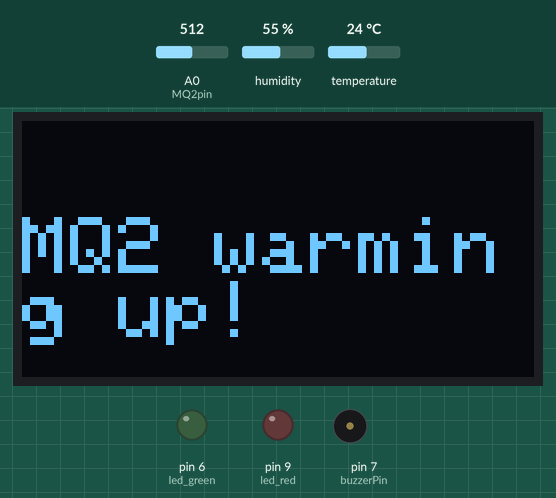
Simulated run of this sketch. Board: Arduino Mega 2560, built with avr-gcc and run on an emulated ATmega2560. Parts: 128×64 one-colour display, output pins drawn as LEDs (lit = HIGH), buzzer (waves = sounding). The test bench sets the inputs (shaded band); at power-on: A0 (MQ2pin) = 512, humidity 55 %, temperature 24 °C. The modem accepts every AT command (registered, SIM ready, sends succeed) and sends nothing else; what the sketch prints to the serial monitor is not drawn.

Above: at 0.1 s.
At 28.2 s:
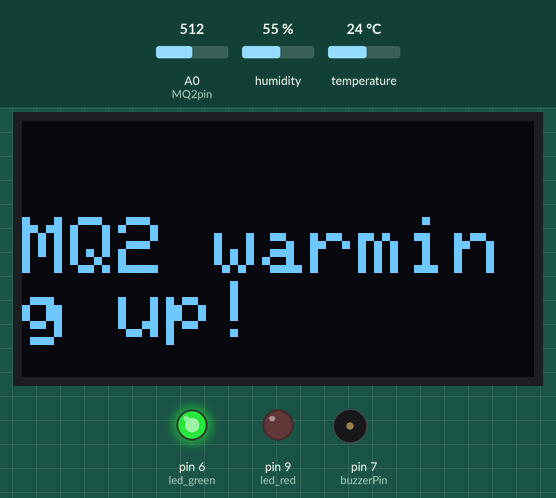
At 31.2 s:
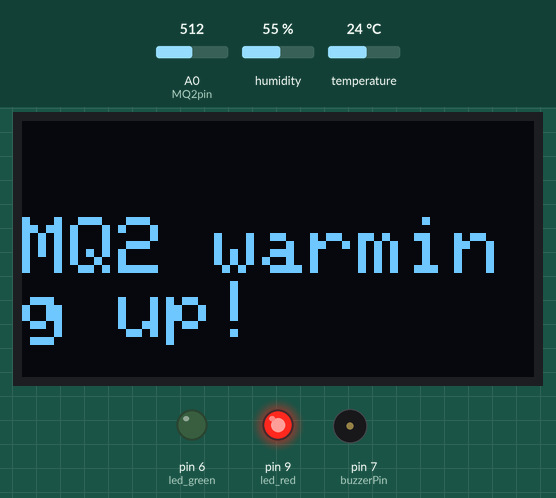
At 37.1 s:
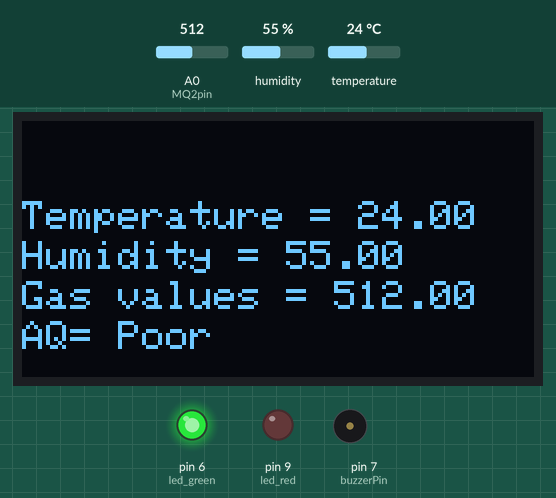
At 74.8 s:
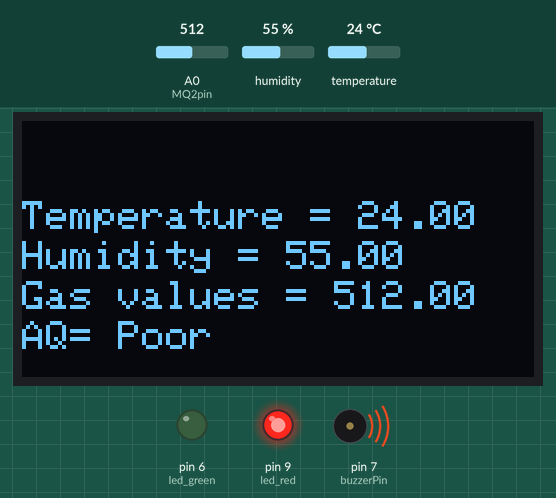
At 123.0 s:
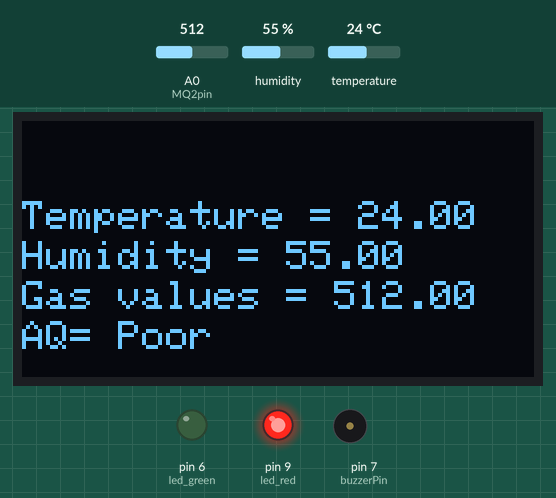
Timing chart, 0 to 130.0 s (numbered marks = the images above):
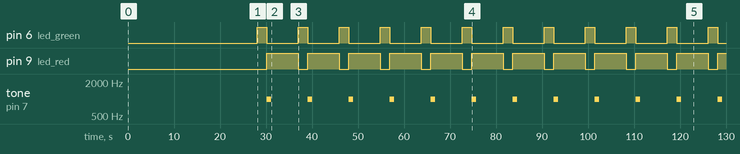

The sketch:

airqualitymonitor.ino
```cpp
#include <SPI.h>
#include <Wire.h>
#include <Adafruit_GFX.h>
#include <Adafruit_SSD1306.h>

#define SCREEN_WIDTH 128 // OLED display width, in pixels
#define SCREEN_HEIGHT 64 // OLED display height, in pixels

// Declaration for SSD1306 display connected using I2C
#define OLED_RESET     -1 // Reset pin # (or -1 if sharing Arduino reset pin)
#define SCREEN_ADDRESS 0x3C
Adafruit_SSD1306 display(SCREEN_WIDTH, SCREEN_HEIGHT, &Wire, OLED_RESET);


// DHT11 Setup
#include <dht.h>        // Include library
#define outPin 8        // Defines pin number to which the sensor is connected
dht DHT;                // Creates a DHT object

float temperature;
float humidity;
int readData;
char* AIRQUALITY = "Good";

// MQ2 Setup
#define UpperThreshold 400
#define LowerThreshold 200
#define MQ2pin 0
float gasValue;  //variable to store sensor value

// LED AND BUZZER SETUP
#define led_red 9
#define led_green 6
const int buzzerPin = 7;

// GSM SETUP
#include <SoftwareSerial.h>
#define rxPin 52
#define txPin 53

#define DELAY_MS 1000
#define GSM_DELAY_MS 2000
#define RESPONSE_TIMEOUT_MS 2000
#define GPRS_RESPONSE_TIMEOUT_MS 30000
#define DISCONNECT_TIMEOUT_MS 60000

SoftwareSerial SIM800(rxPin, txPin);

// THINGSPEAK SETUP
const char* APN = "internet";
const char* USER = "";
const char* PASS = "";
const char* THINGSPEAK_HOST = "api.thingspeak.com";
const int THINGSPEAK_PORT = 80;
const char* API_KEY = "SP6RAVTX6EDCHRA1";

// Prototypes
void initializeGSM();
void establishGPRSConnection();
boolean endGPRSConnection();
boolean isGPRSConnected();
boolean waitForExpectedResponse(const char* expectedAnswer = "OK", unsigned int timeout = RESPONSE_TIMEOUT_MS);
void connectToThingSpeak();
void sendDataToThingSpeak(float temperature, float humidity, int gasValue);
void disconnectFromThingSpeak();
void handleThingSpeak(float temperature, float humidity, int gasValue);

void setup()
{
  Serial.begin(9600);

  // initialize the OLED object
  if(!display.begin(SSD1306_SWITCHCAPVCC, SCREEN_ADDRESS)) {
    Serial.println(F("SSD1306 allocation failed"));
    for(;;); // Don't proceed, loop forever
  }

  // LED AND BUZZER
  pinMode(led_red, OUTPUT);
  pinMode(led_green, OUTPUT);
  // Set the buzzer pin as an output
  pinMode(buzzerPin, OUTPUT);

  // Clear the buffer.
  display.clearDisplay();

  // Prompt warming up session on OLED
  display.setTextColor(WHITE);
  display.setCursor(0,24);
  display.setTextSize(2);
  display.print("MQ2 warming up!");
  display.display();
	delay(20000); // allow the MQ2 to warm up
  display.clearDisplay();

  // INITIALIZE GSM
  SIM800.begin(9600);
  Serial.println("Initializing SIM800...");
  initializeGSM();
}

void loop() {
  // put your main code here, to run repeatedly:
  lightLEDS();
  getTempHumidity();
  getGasValues();
  displayOLEDValues();
  handleThingSpeak(temperature, humidity, gasValue);
}

// ************************ LEDS *****************************************************

void lightLEDS(){
  digitalWrite(led_red, LOW);
  digitalWrite(led_green, HIGH);
}

// ************************ OLED *****************************************************
void displayOLEDValues(){
  display.setTextColor(WHITE);
  display.setCursor(0,20);
  display.setTextSize(1);
  display.print("Temperature = ");
	display.print(temperature);
	//Serial.print((t*9.0)/5.0+32.0);        // Convert celsius to fahrenheit
	//Serial.println("°F ");
  display.display();
  // HUMIDITY
  display.setTextColor(WHITE);
  display.setCursor(0,30);
  display.setTextSize(1);
	display.print("Humidity = ");
	display.print(humidity);
  display.display();
  // GAS SENSOR
  display.setTextColor(WHITE);
  display.setCursor(0,40);
  display.setTextSize(1);
  display.print("Gas values = ");
	display.print(gasValue);
  display.display();
  // AIRQUALITY STATUS
  display.setTextColor(WHITE);
  display.setCursor(0,50);
  display.setTextSize(1);
  display.print("AQ= ");
	display.print(AIRQUALITY);
  display.display();

  // Clear the buffer.
  display.clearDisplay();
}


// ************************ TEMPERATURE AND HUMIDITY *****************************************************

void getTempHumidity(){
  readData = DHT.read11(outPin);

	temperature = DHT.temperature;        // Read temperature
	humidity = DHT.humidity;           // Read humidity

	Serial.print("Temperature = ");
	Serial.print(temperature);
	Serial.print("°C | ");
	Serial.print((temperature*9.0)/5.0+32.0);        // Convert celsius to fahrenheit
	Serial.println("°F ");
	Serial.print("Humidity = ");
	Serial.print(humidity);
	Serial.println("% ");
	Serial.println("");

	delay(2000); // wait two seconds
}

// ************************ MQ2 GAS SENSOR *****************************************************
void getGasValues(){
  gasValue = analogRead(MQ2pin); // read analog input pin 0

  Serial.print("Sensor Value: ");
  Serial.print(gasValue);

  if(gasValue < LowerThreshold)
  {
    AIRQUALITY = "Good";
    Serial.print(" | Air: Good Quality!");

  }
  else if(gasValue > LowerThreshold && gasValue < UpperThreshold)
  {
    AIRQUALITY = "Moderate";
    Serial.print(" | Air: Moderate Quality!");

  }
  else
  {
    AIRQUALITY = "Poor";
    Serial.print(" | Air: Poor Quality!");
    digitalWrite(led_red, HIGH);
    digitalWrite(led_green, LOW);

    // Produce a tone of 1000Hz for 500 milliseconds (0.5 seconds)
    tone(buzzerPin, 1000);
    delay(1000);
    // Stop the tone for 500 milliseconds (0.5 seconds)
    noTone(buzzerPin);
    delay(500);
  }

  Serial.println("");
  delay(2000); // wait 2s for next reading
}

// ************************ GSM AND THINGSPEAK *****************************************************
void initializeGSM() {
  SIM800.println("AT");
  waitForExpectedResponse();
  delay(GSM_DELAY_MS);
  SIM800.println("AT+CPIN?");
  waitForExpectedResponse("+CPIN: READY");
  delay(GSM_DELAY_MS);
  SIM800.println("AT+CFUN=1");
  waitForExpectedResponse();
  delay(GSM_DELAY_MS);
  SIM800.println("AT+CREG?");
  waitForExpectedResponse("+CREG: 0,");
  delay(GSM_DELAY_MS);
}

void establishGPRSConnection() {
  SIM800.println("AT+SAPBR=3,1,\"Contype\",\"GPRS\"");
  waitForExpectedResponse();
  delay(GSM_DELAY_MS);
  SIM800.println("AT+SAPBR=3,1,\"APN\",\"" + String(APN) + "\"");
  waitForExpectedResponse();
  delay(GSM_DELAY_MS);
  if (USER != "") {
    SIM800.println("AT+SAPBR=3,1,\"USER\",\"" + String(USER) + "\"");
    waitForExpectedResponse();
    delay(GSM_DELAY_MS);
  }
  if (PASS != "") {
    SIM800.println("AT+SAPBR=3,1,\"PWD\",\"" + String(PASS) + "\"");
    waitForExpectedResponse();
    delay(GSM_DELAY_MS);
  }
  SIM800.println("AT+SAPBR=1,1");
  waitForExpectedResponse("OK", GPRS_RESPONSE_TIMEOUT_MS);
  delay(GSM_DELAY_MS);
}

boolean isGPRSConnected() {
  SIM800.println("AT+SAPBR=2,1");
  if (waitForExpectedResponse("0.0.0.0") == 1) { return false; }
  return true;
}

boolean endGPRSConnection() {
  SIM800.println("AT+CGATT=0");
  waitForExpectedResponse("OK", DISCONNECT_TIMEOUT_MS);
  return true;
}

boolean waitForExpectedResponse(const char* expectedAnswer, unsigned int timeout) {
  unsigned long previous = millis();
  String response;
  while ((millis() - previous) < timeout) {
    while (SIM800.available()) {
      char c = SIM800.read();
      response.concat(c);
      if (response.indexOf(expectedAnswer) != -1) {
        Serial.println(response);
        return true;
      }
    }
  }
  Serial.println(response);
  return false;
}

void connectToThingSpeak() {
  Serial.println("Connecting to ThingSpeak...");
  SIM800.println("AT+CIPSTART=\"TCP\",\"" + String(THINGSPEAK_HOST) + "\"," + String(THINGSPEAK_PORT));
  if (waitForExpectedResponse("CONNECT OK")) {
    Serial.println("Connected to ThingSpeak");
  } else {
    Serial.println("Connection to ThingSpeak failed");
  }
}

void sendDataToThingSpeak(float temperature, float humidity, int gasValue) {
  String data = "api_key=" + String(API_KEY) + "&field1=" + String(temperature) + "&field2=" + String(humidity) + "&field3=" + String(gasValue);
  String postRequest = "POST /update HTTP/1.1\r\n";
  postRequest += "Host: " + String(THINGSPEAK_HOST) + "\r\n";
  postRequest += "Content-Type: application/x-www-form-urlencoded\r\n";
  postRequest += "Content-Length: " + String(data.length()) + "\r\n\r\n";
  postRequest += data;

  SIM800.println("AT+CIPSEND=" + String(postRequest.length()));
  if (waitForExpectedResponse(">")) {
    SIM800.println(postRequest);
    if (waitForExpectedResponse("OK")) {
      Serial.println("Data sent to ThingSpeak");
    } else {
      Serial.println("Failed to send data to ThingSpeak");
    }
  } else {
    Serial.println("Error in sending data to ThingSpeak");
  }
}

void disconnectFromThingSpeak() {
  SIM800.println("AT+CIPCLOSE");
  waitForExpectedResponse("CLOSE OK");
  Serial.println("Disconnected from ThingSpeak");
  delay(DELAY_MS);
}

void handleThingSpeak(float temperature, float humidity, int gasValue) {
  connectToThingSpeak();
  sendDataToThingSpeak(temperature, humidity, gasValue);
  disconnectFromThingSpeak();
}
```

Measured:
- by itself, pin 6 (led_green): alternates HIGH for 2.0 s and LOW for 6.9 s
- by itself, pin 9 (led_red): alternates HIGH for 6.9 s and LOW for 2.0 s
- by itself, tone on pin 7 (buzzerPin): alternates 1000 Hz for 1.0 s and silent for 7.9 s
- what the display in image 3 shows lasts 8.9 s, from 33.7 s to 42.6 s
